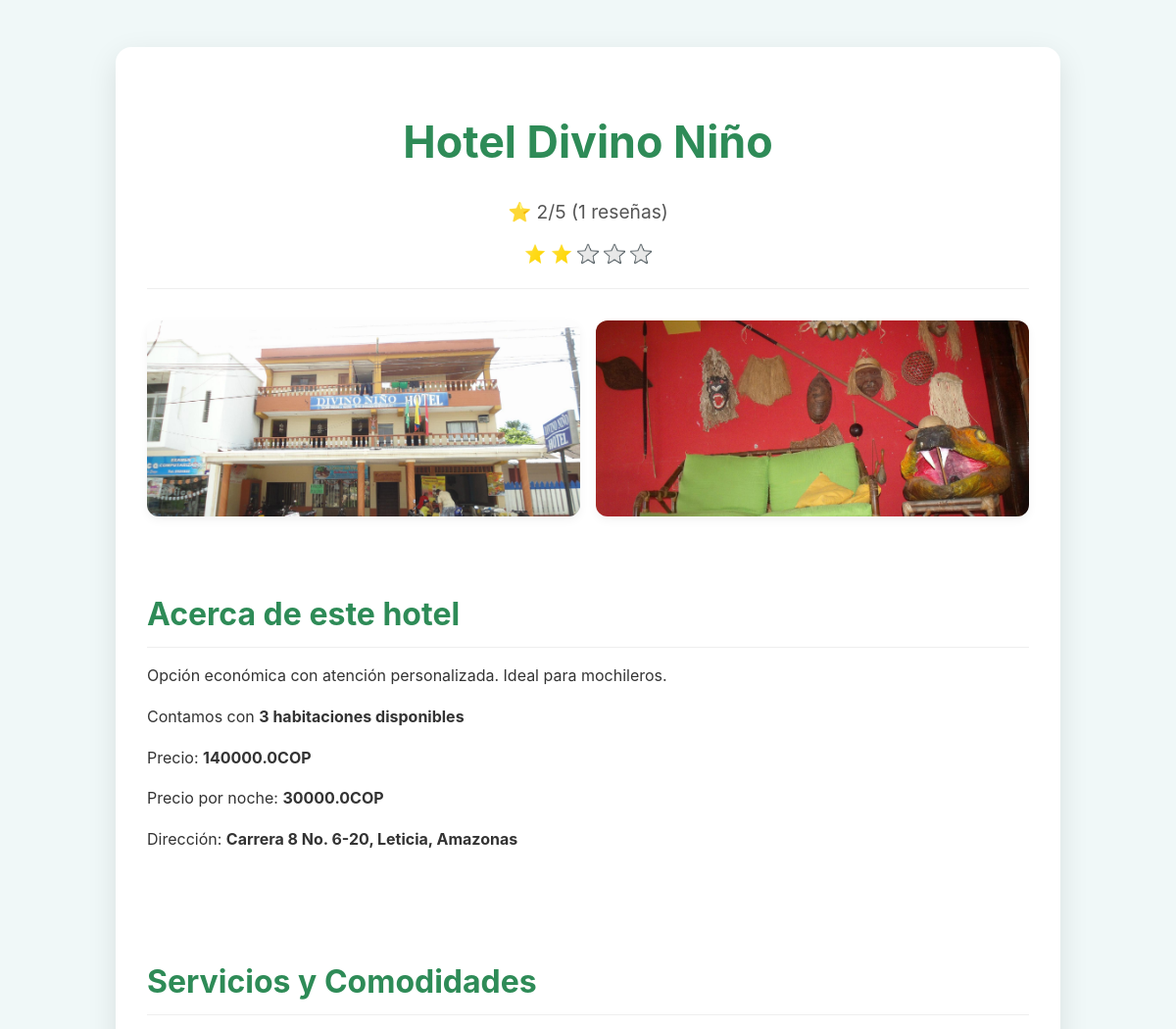
Page /buscar_hotel/Hotel Divino Niño/ (signed in, upper part) on the earlier database version.
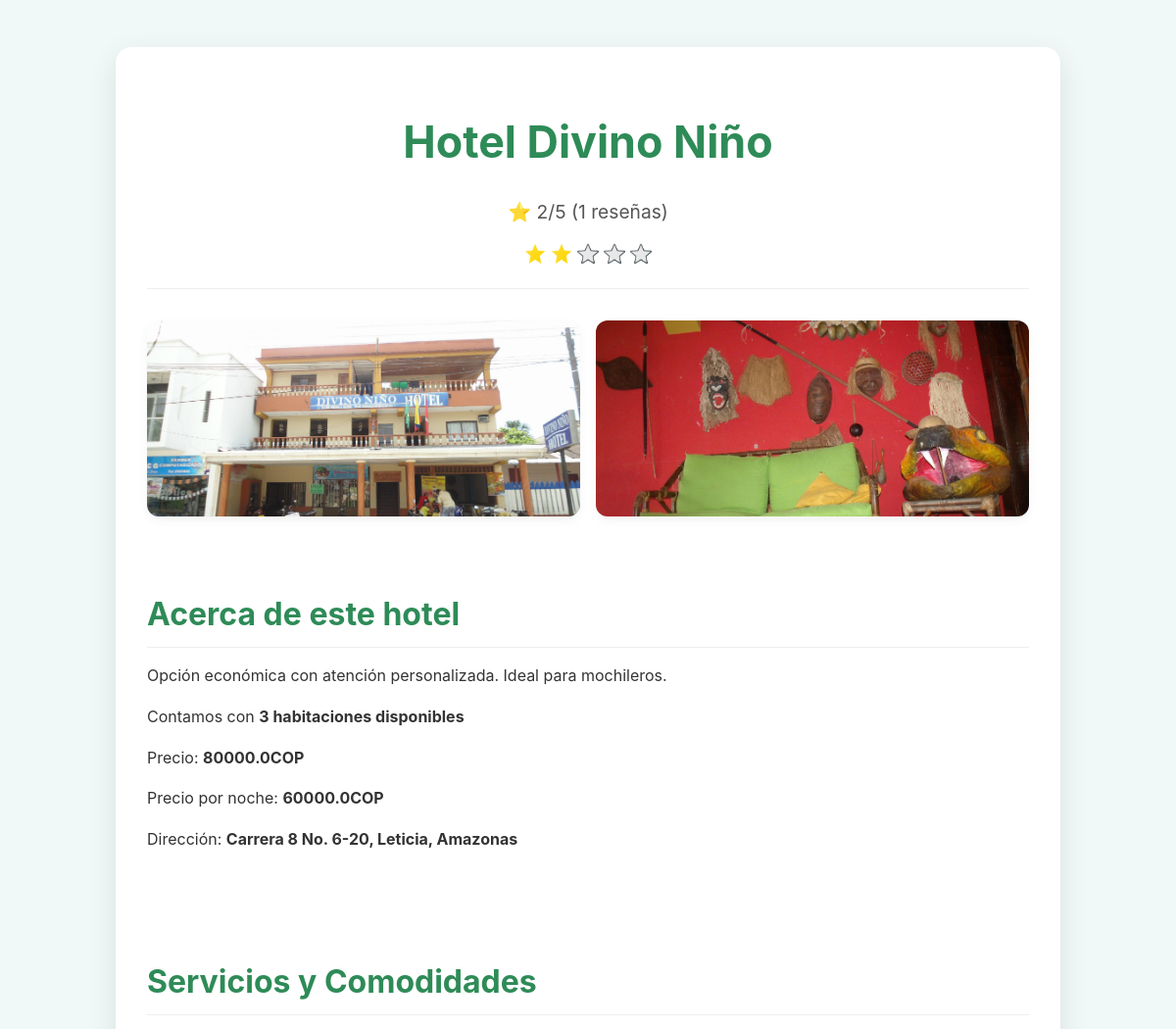
Same page on the later database version.
### hoteles/models.py (models this page shows)
class Hoteles(models.Model):
    dueno = models.ForeignKey(User,on_delete=models.CASCADE)
    nombre = models.CharField(max_length=30)
    precio = models.FloatField(default=0)
    precio_noche = models.FloatField(default=0)
    descripcion = models.TextField(max_length=600)
    estrellas = models.IntegerField(default=1,validators=[MinValueValidator(1), MaxValueValidator(5)])
    ubicacion = models.TextField()
    """  resenas = models.IntegerField(default=0) """
    habitaciones = models.IntegerField(default=0,null=False)
    habitaciones_libres = models.IntegerField(default=0, validators=[MinValueValidator(0)])
    class Meta:
        permissions = [("can_register_hotels", "Registrar hoteles")]

### login/views.py (the view)
# urls.py: path('buscar_hotel/<str:nombre>/',buscar_hotel, name='buscar_hotel'),
def buscar_hotel(request,nombre):
    info_comentarios = []
    try:
        hotel = Hoteles.objects.get(nombre__iexact=nombre)
        comentarios = Comentarios.objects.filter(fk_hotel = hotel)
        for c in comentarios:
            usuario = c.fk_usuario
            info_comentarios.append({"usuario":usuario,"id":c.pk,"comentario":c.comentario,"estrellas_llenas_c":list(range(c.estrellas)),"estrellas_vacias_c":list(range(5 - c.estrellas))})
        ya_comento = Comentarios.objects.filter(fk_hotel = hotel,fk_usuario = request.user).exists()
    except Hoteles.DoesNotExist:
        hoteles = Hoteles.objects.all()
        informacion = []
        for h in hoteles:
            imgs = ImagenesH.objects.filter(fk_hoteles=h)
            informacion.append({"hotel": h, "imagenes": imgs})
        return render(request, "home.html", {"informacion": informacion})
    imagenes = ImagenesH.objects.filter(fk_hoteles = hotel)
    """   for img in imagenes:
        list_imagenes.append(img.imagen.url) """
    return render(request, "info_hotel.html",{"hotel":hotel,"imagenes": imagenes,"estrellas_llenas": range(hotel.estrellas), "estrellas_vacias": range(5 - hotel.estrellas),"comentarios":info_comentarios,"ya_comento":ya_comento})

### login/backend.py (called while the page is built)
    def get_user(self, user_id):
        User = get_user_model()
        try:
            return User.objects.get(pk=user_id)
        except User.DoesNotExist:
            return None

### login/templates/info_hotel.html (shortened to what this page needs)
{% load static %}
<!DOCTYPE html>
<html lang="es">
<head>
    <link rel="stylesheet" href="{% static '/css/info_hotel.css' %}">
</head>
<body>
    <div class="hotel-detail-container">
        <div class="hotel-header">
            <h1>{{hotel.nombre}}</h1>
            <p class="valoracion">⭐ {{hotel.estrellas}}/5 ({{comentarios|length}} reseñas)</p>
            <div class="container-estrellas">
                {% for i in estrellas_llenas %}
                <img class="estrella" src="{% static 'img/iconos/estrella.png' %}" alt="Estrella">
                {% endfor %}
                {% for i in estrellas_vacias %}
                <img class="estrella" src="{% static 'img/iconos/estrella_vacia.png' %}" alt="Estrella Vacía">
                {% endfor %}
            </div>
        </div>
        <div class="image-carousel">
            {% for img in imagenes %}
            <img src="{{img.imagen.url}}" alt="Imagen del Hotel 1">
            {% endfor %}
        </div>
        <div class="info-section">
            <h2>Acerca de este hotel</h2>
            <p>{{ hotel.descripcion }}</p>
            <p>Contamos con <strong>{{hotel.habitaciones_libres}} habitaciones disponibles</strong></p>
            <p class="precio">Precio: <strong>{{hotel.precio}}COP</strong></p>
            <p class="precio">Precio por noche: <strong>{{hotel.precio_noche}}COP</strong></p>
            <p class="precio">Dirección: <strong>{{hotel.ubicacion}}</strong></p>
        </div>
        <div class="info-section">
            <h2>Servicios y Comodidades</h2>
        </div>
    </div>
</body>
</html>

Differences in the rows shown:
changed Hoteles "Hotel Divino Niño": precio "140000.0" → "80000.0"; precio_noche "30000.0" → "60000.0"
